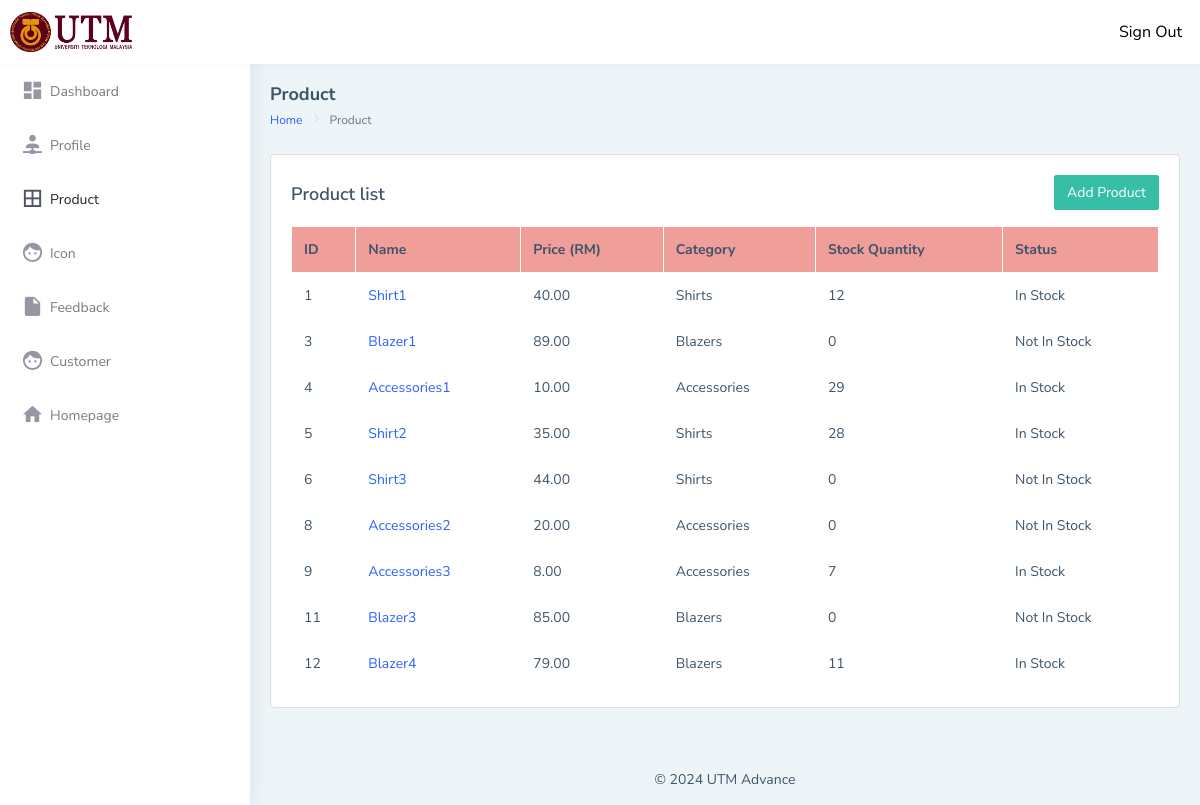
Screenshot of /AS/Product.php with the database file from the repository.
### tables this page shows
CREATE TABLE `product` (
  `ProductID` int(11) NOT NULL,
  `ProductName` varchar(255) NOT NULL,
  `Price` decimal(10,2) NOT NULL,
  `Category` varchar(100) NOT NULL,
  `StockQuantity` int(11) NOT NULL,
  `Status` varchar(50) NOT NULL,
  `Image` varchar(255) DEFAULT NULL
);

### AS/Product.php (the view, shortened to what this page needs)
<?php
require('../Function/config.php');
$query = "SELECT * FROM product";
$result = mysqli_query($con, $query);
?>
<!DOCTYPE html>
<html dir="ltr" lang="en">
<head>
    <link href="dist/css/style.min.css" rel="stylesheet">
</head>
<body>
    <div id="main-wrapper" data-layout="vertical" data-navbarbg="skin5" data-sidebartype="full"
        data-sidebar-position="absolute" data-header-position="absolute" data-boxed-layout="full">
        <header class="topbar" data-navbarbg="">
		<nav class="navbar top-navbar navbar-expand-md navbar-dark">
        <div class="navbar-header" data-logobg="">
            <a class="navbar-brand" href="index.php">
                <img src="../CG/img/UTM.png" alt="" style="height: 40px; width: auto;">
            </a>
        </div>
        <div class="navbar-collapse collapse" id="navbarSupportedContent" data-navbarbg="">
           <ul class="navbar-nav float-end" style="font-size: 16px;">
			<a href="../Function/Signout.php" class="nav-item nav-link" style="color: #000000;">Sign Out</a>
			</ul>
			</div>
		</nav>
	</header>
        <aside class="left-sidebar" data-sidebarbg="skin6">
            <div class="scroll-sidebar">
                <nav class="sidebar-nav">
                    <ul id="sidebarnav">
                        <li class="sidebar-item"> <a class="sidebar-link waves-effect waves-dark sidebar-link"
                                href="index.php" aria-expanded="false"><i class="mdi mdi-view-dashboard"></i><span
                                    class="hide-menu">Dashboard</span></a></li>
                        <li class="sidebar-item"> <a class="sidebar-link waves-effect waves-dark sidebar-link"
                                href="ProfileAS.php" aria-expanded="false"><i
                                    class="mdi mdi-account-network"></i><span class="hide-menu">Profile</span></a></li>
                        <li class="sidebar-item"> <a class="sidebar-link waves-effect waves-dark sidebar-link"
                                href="Product.php" aria-expanded="false"><i class="mdi mdi-border-all"></i><span
                                    class="hide-menu">Product</span></a></li>
                        <li class="sidebar-item"> <a class="sidebar-link waves-effect waves-dark sidebar-link"
                                href="icon-material.php" aria-expanded="false"><i class="mdi mdi-face"></i><span
                                    class="hide-menu">Icon</span></a></li>
                        <li class="sidebar-item"> <a class="sidebar-link waves-effect waves-dark sidebar-link"
                                href="feedbackView.php" aria-expanded="false"><i class="mdi mdi-file"></i><span
                                    class="hide-menu">Feedback</span></a></li>
						<li class="sidebar-item"> <a class="sidebar-link waves-effect waves-dark sidebar-link"
                                href="deletecustomerview.php" aria-expanded="false"><i class="mdi mdi-face"></i><span
                                    class="hide-menu">Customer</span></a></li>
						<li class="sidebar-item"> <a class="sidebar-link waves-effect waves-dark sidebar-link"
                                href="../CG/index.php" aria-expanded="false"><i class="mdi mdi-home"></i><span
                                    class="hide-menu">Homepage</span></a></li>
                        <li class="text-center p-40 upgrade-btn">
                        </li>
                    </ul>
                </nav>
            </div>
        </aside>
        <div class="page-wrapper">
            <div class="page-breadcrumb">
                <div class="row align-items-center">
                    <div class="col-5">
                        <h4 class="page-title">Product</h4>
                        <div class="d-flex align-items-center">
                            <nav aria-label="breadcrumb">
                                <ol class="breadcrumb">
                                    <li class="breadcrumb-item"><a href="index.php">Home</a></li>
                                    <li class="breadcrumb-item active" aria-current="page">Product</li>
                                </ol>
                            </nav>
                        </div>
                    </div>
                </div>
            </div>
            <div class="container-fluid">
            <div class="row">
                <div class="col-12">
                    <div class="card">
                        <div class="card-body">
                            <div class="d-flex justify-content-between align-items-center">
                                <h4 class="card-title">Product list</h4>
                                <a href="Addproductpage.php" class="btn btn-success text-white" style="margin-bottom: 1rem;">Add Product</a>
                            </div>
                        </div>
                        <div class="table-responsive">
                            <table class="table table-bordered">
                                <thead>
                                    <tr>
                                        <th scope="col">ID</th>
                                        <th scope="col">Name</th>
                                        <th scope="col">Price (RM)</th>
                                        <th scope="col">Category</th>
                                        <th scope="col">Stock Quantity</th>
                                        <th scope="col">Status</th>
                                    </tr>
                                </thead>
                                <tbody>
                                    <?php
                                    if (mysqli_num_rows($result) > 0) {
                                        while ($row = mysqli_fetch_assoc($result)) {
                                            echo "<tr>";
                                            echo "<td>" . $row['ProductID'] . "</td>";
                                            echo "<td><a href='../Function/GetProductDetails.php?id=" . $row['ProductID'] . "'>" . $row['ProductName'] . "</a></td>";
                                            echo "<td>" . $row['Price'] . "</td>";
                                            echo "<td>" . $row['Category'] . "</td>";
                                            echo "<td>" . $row['StockQuantity'] . "</td>";
                                            echo "<td>" . $row['Status'] . "</td>";
                                            echo "</tr>";
                                        }
                                    } else {
                                        echo "<tr><td colspan='7'>No products found</td></tr>";
                                    }
                                    ?>
                                </tbody>
                            </table>
                        </div>
                    </div>
                </div>
            </div>
        </div>
            <footer class="footer text-center">
                &copy; 2024 UTM Advance
            </footer>
        </div>
    </div>
</body>
</html>

### AS/Product.php (style rules this page uses)
.card { position: relative; display: flex; flex-direction: column; min-width: 0; word-wrap: break-word; background-color: #fff; border: 1px solid #ddd; border-radius: 0.25rem; overflow: hidden; padding: 1.25rem; }
.card-body { padding: 0; }
.card-body .btn { margin-bottom: 1rem; }
.table { border-collapse: collapse !important; width: 100%; margin-bottom: 0; }
.table td, .table th { background-color: #fff !important; padding: 0.75rem; vertical-align: top; border: 1px solid #FFFFFF !important; }
.table-bordered th { border: 1px solid #FFFFFF !important; background-color: #f09e9a !important; }
.table-bordered td { border: 1px solid #FFFFFF !important; background-color: #FFFFFF !important; }

### rows the page displays
product: ProductID "1", ProductName "Shirt1", Price "40.00", Category "Shirts", StockQuantity "12", Status "In Stock"
product: ProductID "3", ProductName "Blazer1", Price "89.00", Category "Blazers", StockQuantity "0", Status "Not In Stock"
product: ProductID "4", ProductName "Accessories1", Price "10.00", Category "Accessories", StockQuantity "29", Status "In Stock"
product: ProductID "5", ProductName "Shirt2", Price "35.00", Category "Shirts", StockQuantity "28", Status "In Stock"
product: ProductID "6", ProductName "Shirt3", Price "44.00", Category "Shirts", StockQuantity "0", Status "Not In Stock"
product: ProductID "8", ProductName "Accessories2", Price "20.00", Category "Accessories", StockQuantity "0", Status "Not In Stock"
product: ProductID "9", ProductName "Accessories3", Price "8.00", Category "Accessories", StockQuantity "7", Status "In Stock"
product: ProductID "11", ProductName "Blazer3", Price "85.00", Category "Blazers", StockQuantity "0", Status "Not In Stock"
product: ProductID "12", ProductName "Blazer4", Price "79.00", Category "Blazers", StockQuantity "11", Status "In Stock"
